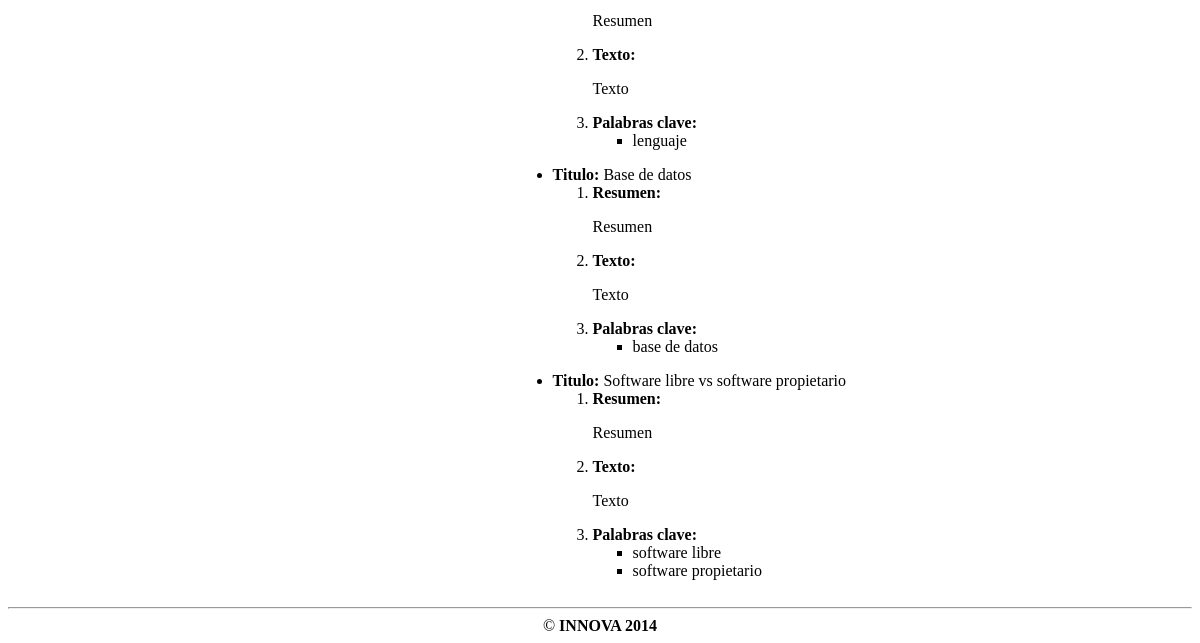
The app's page /actas/mostrarActas/ (lower part), older data.
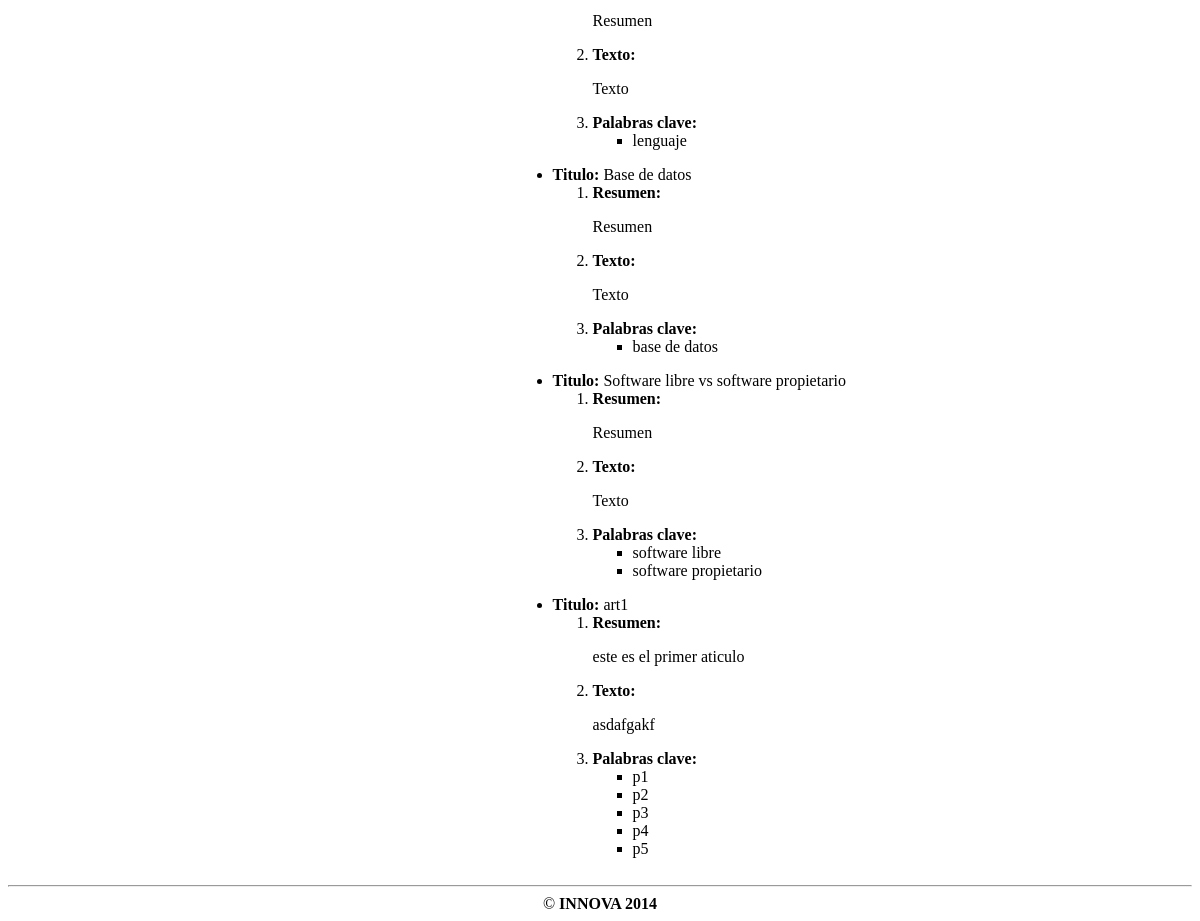
The same page, newer data.
### CLEI/apps/articulo/models.py (models this page shows, shortened)
class Articulo(models.Model):
    id_articulo = models.IntegerField(primary_key=True)
    titulo = models.CharField(max_length=100, verbose_name='Título', help_text='Título del artículo')
    resumen = models.TextField()
    texto = models.TextField()
    autores = models.ManyToManyField(Autor, verbose_name='Autor(es)')
    topicos = models.ManyToManyField(Topico)
    aceptado = models.BooleanField(default=False)
    aceptado_especial = models.BooleanField(default=False)
    rechazado_falta_cupo = models.BooleanField(default=False)
    rechazado_por_promedio = models.BooleanField(default=False)
    p1 = models.CharField(max_length=30, verbose_name = 'Palabra Clave 1')
    p2 = models.CharField(max_length=30, verbose_name = 'Palabra Clave 2', blank=True)
    p3 = models.CharField(max_length=30, verbose_name = 'Palabra Clave 3', blank=True)
    p4 = models.CharField(max_length=30, verbose_name = 'Palabra Clave 4', blank=True)
    p5 = models.CharField(max_length=30, verbose_name = 'Palabra Clave 5', blank=True)

### CLEI/apps/actas/views.py (the view)
def generar_acta(request):
    articulos = Articulo.objects.all()
    return render_to_response('actas/mostrar.html'	,
    						 {'articulos':articulos},
    						 context_instance= RequestContext(request))

### CLEI/templates/actas/mostrar.html (shortened to what this page needs)
{% extends 'base_presidente.html' %}
{% block contenido %}
{% for articulo in articulos %}
<ul>
	<li><b>Titulo:</b> {{articulo.titulo}}</li>
	<ol>
	<li><b>Resumen:</b>
		<p> {{ articulo.resumen }} </p>
	</li>
	<li><b>Texto:</b>
		<p> {{ articulo.texto }} </p>
	</li>
	<li><b>Palabras clave:</b>
	<ul>
		{% if articulo.p1 %}
			<li> {{ articulo.p1 }} </li>
		{% endif %}
		{% if articulo.p2 %}
			<li> {{ articulo.p2 }} </li>
		{% endif %}
		{% if articulo.p3 %}
			<li> {{ articulo.p3 }} </li>
		{% endif %}
		{% if articulo.p4 %}
			<li> {{ articulo.p4 }} </li>
		{% endif %}
		{% if articulo.p5 %}
			<li> {{ articulo.p5 }} </li>
		{% endif %}
	</ul>
</ul>
{% endfor %}
{% endblock %}

### CLEI/templates/base_presidente.html (shortened to what this page needs)
<!DOCTYPE html>
 <html class="no-js">
    <head>
	<link rel='stylesheet' href='{{STATIC_URL}}css/main.css'>
    </head>
    <body>
	<center>
	    <table width="70%" bgcolor="#ffffff" >
	    	<tbody valign="top" align="left">
				<tr>
				    <td  width="20%">
				    </td>
				    <td>
						<div class="jumbotron">
						<div class="container">
						<div>
						    {% block contenido %}{% endblock %}
						</div>
				    </td>
				</tr>
			</tbody>
	    </table>
	</center>
	<hr>
	<footer>
	    <center>&copy; <strong>INNOVA 2014</strong></center>
	</footer>
    </body>
</html>

Row changes from the older to the newer data that the page shows:
added Articulo: titulo "art1", resumen "este es el primer aticulo", texto "asdafgakf", p1 "p1", p2 "p2", p3 "p3", p4 "p4", p5 "p5"
